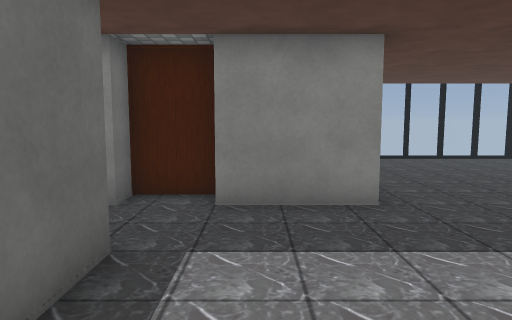
[1] (above)

16 first-person views from a walk through a scene from a Unity 3-D project. The camera is 1.5 m above the floor, tilts 6° down and sees 70° across. The floor is counted in squares, 1 m on a side. Each view is taken from the middle of a square. On the plan, view 1 faces up. The plan holds only what a view shows up to about 16 squares ahead; the rest is blank. The player is left out. Some animated figures are left out. Some surface patterns are stand-ins.

[2]
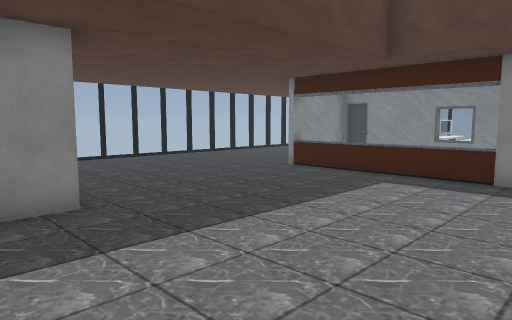

[3]
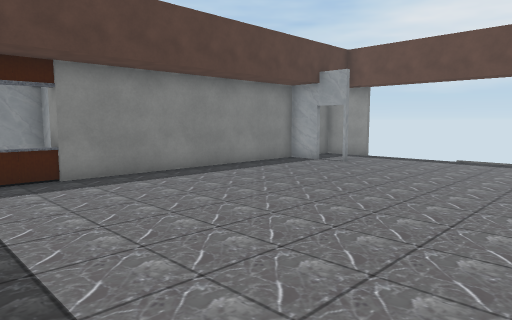

[4]
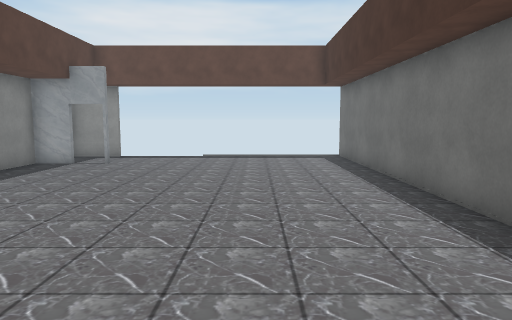

[5]
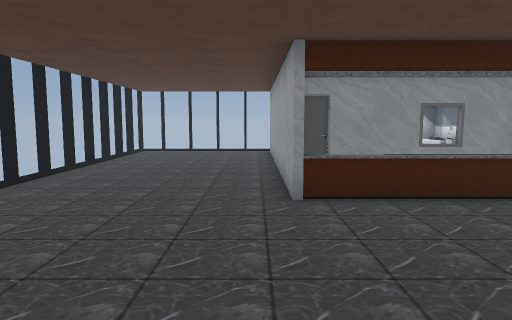

[6]
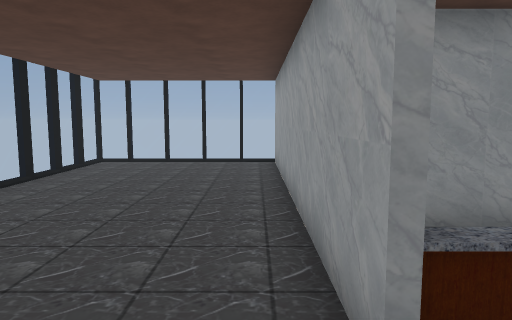

[7]
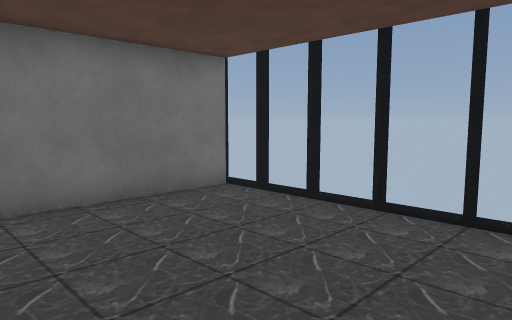

[8]
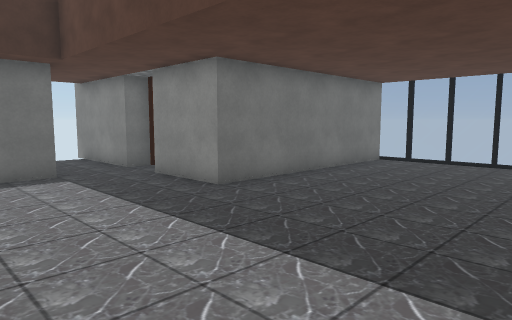

[9]
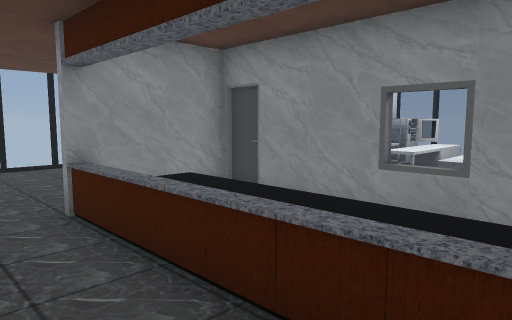

[10]
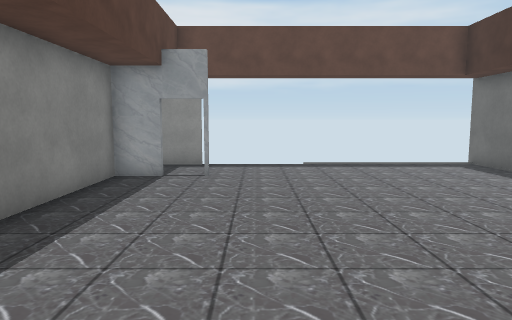

[11]
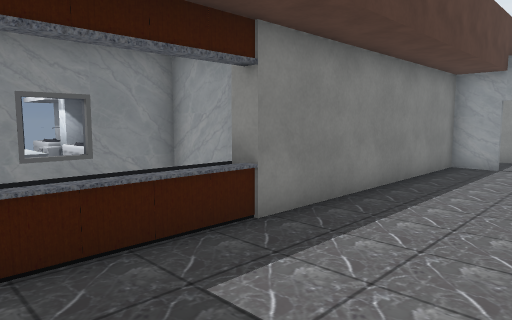

[12]
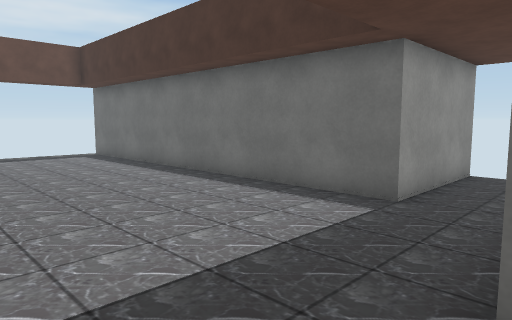

[13]
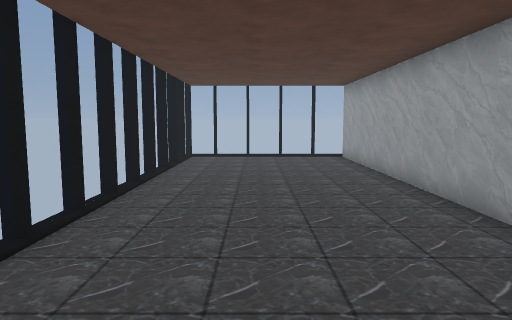

[14]
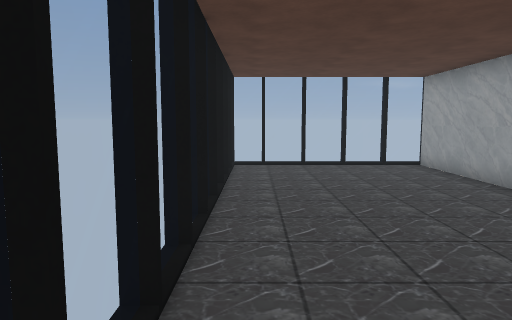

[15]
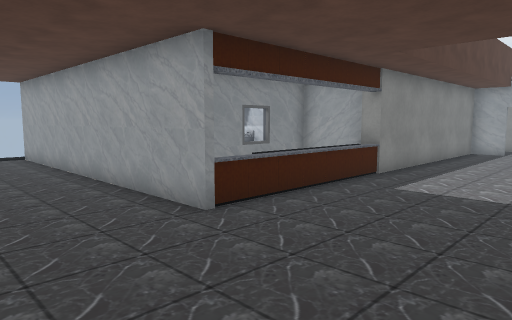

[16]
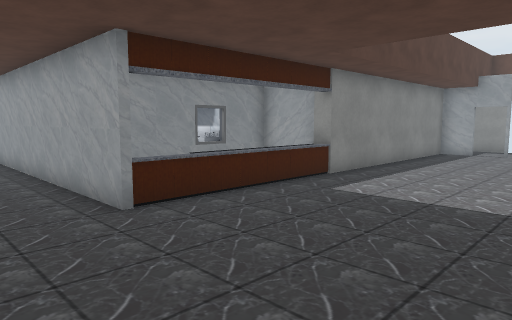

### Floor plan
Key: @ floor where view 1 was taken; # wall or solid block; x gap in a wall; . floor; = window, fence, low wall or low ledge; ^ raised ledge; O other object.
Columns run from 7 left of view 1 to 22 right of it. Each row starts with its distance up from view 1.
 15          #===================#
 14          #...................=
 13          #...................=
 12          #...................=
 11          #...................=
 10          #...................=
  9          #...................=
  8     ###  #.......#######    O#
  7 #####.####.......=  #     O O=
  6  ................=^ #   OOOO =
  5  ................=^ #   OOOO
  4  #####...........=^ # OO O
  3      #...........=^ #     O
  2      #...........####  O^#O^^=
  1      #...........#######  ####
  0      #.@.........#
 -1      #...........#
 -2      #...........#
 -3      #...........#
 -4      #...........#
 -5      #...........#
 -6      #...........#
 -7      #........#.##
 -8      #...........
 -9      #...........
-10      #         x##

Where each view was taken, in squares from view 1:
view 1: 0 up, 0 right, facing up
view 2: 0 up, 0 right, facing up-right
view 3: 5 up, 0 right, facing down-right
view 4: 6 up, 2 right, facing down
view 5: 9 up, 3 right, facing right
view 6: 9 up, 8 right, facing right
view 7: 9 up, 9 right, facing up-left
view 8: 1 up, 9 right, facing up-left
view 9: 2 up, 8 right, facing up-right
view 10: 3 up, 6 right, facing down
view 11: 6 up, 6 right, facing down-right
view 12: 7 up, 5 right, facing down-left
view 13: 12 up, 6 right, facing right
view 14: 14 up, 9 right, facing right
view 15: 12 up, 5 right, facing down-right
view 16: 11 up, 4 right, facing down-right
